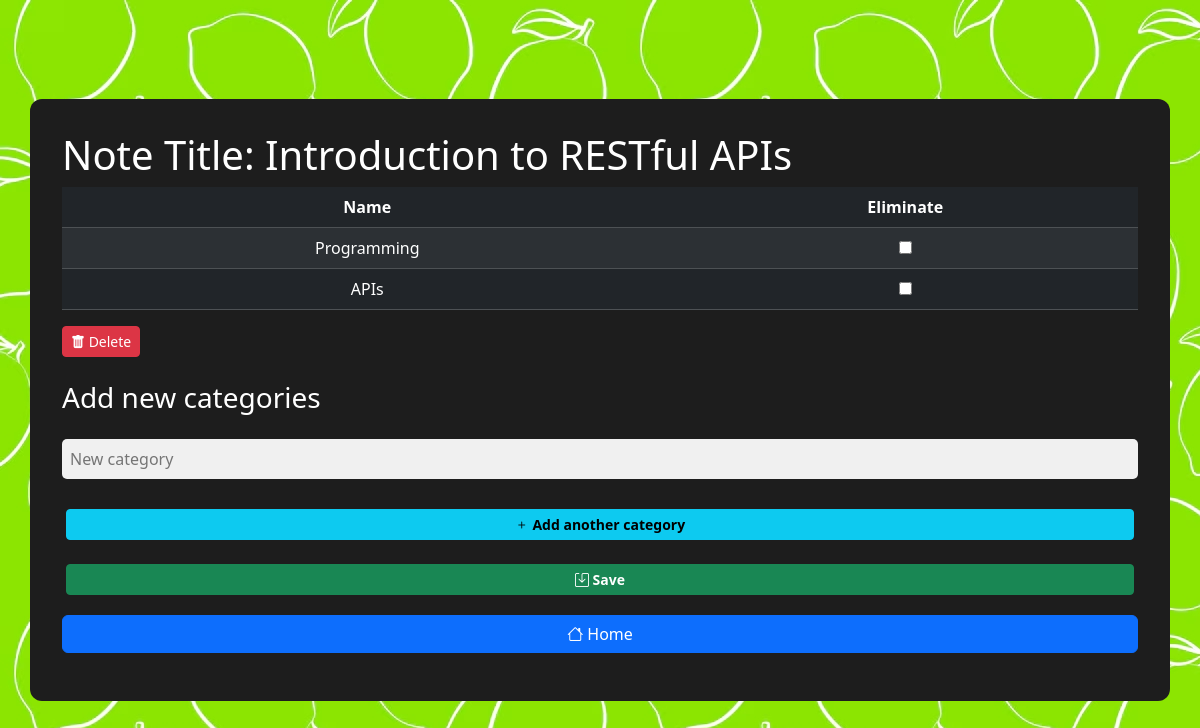
The app's page /list_categories/20/ (signed in) with its own data.
### backend/models.py (models this page shows, shortened)
class Note(models.Model):
    title = models.CharField(max_length=255)
    content = models.TextField()
    is_archived = models.BooleanField(default=False)
    created_at = models.DateTimeField(auto_now_add=True)
    updated_at = models.DateTimeField(auto_now=True)
    categories = models.ManyToManyField(Category, blank=True)
    user = models.ForeignKey(User, on_delete=models.CASCADE)

class Category(models.Model):
    name = models.CharField(max_length=100)

### backend/views.py (the view)
# urls.py: path('list_categories/<int:id>/', ListCategoriesView.as_view(), name='list_categories'),  # List categories of a note
@method_decorator(login_required, name='dispatch')
class ListCategoriesView(View):
    def get(self, request, id):
        note = get_note(id,request.user)
        return render(request, 'backend/list_categories.html', {'note':note,'categories': note.categories})

### backend/repositories.py (called while the page is built)
def note_by_id(note_id, user):
    return Note.objects.filter(id=note_id, user=user).first()

### backend/services.py (called while the page is built)
def get_note(note_id, user):
    note = note_by_id(note_id, user)
    if note:
        return note
    return None

### frontend/templates/backend/list_categories.html (shortened to what this page needs)
{% extends "backend/base.html" %}
{% block body %}
<div class="container">
<h1>Note Title: {{ note.title }}</h1>
<form method="post" action="{% url 'remove_categories' note.id %}">
<div class="table-responsive" style="max-height: 50vh; overflow-y: auto;">
    <table class="table table-dark table-striped table-hover align-middle text-center">
        <thead>
            <tr>
                <th>Name</th>
                <th>Eliminate</th>
            </tr>
        </thead>
        <tbody>
            {% for category in categories.all %}
                <tr>
                    <td>{{ category.name }}</td>
                    <td>
                        <input type="checkbox" name="remove_categories" value="{{ category.id }}">
                    </td>
                </tr>
            {% empty %}
                <tr><td colspan="3">Categories is empty</td></tr>
            {% endfor %}
        </tbody>
    </table>
</div>
    <button class="btn btn-danger btn-sm" type="submit"><i class="bi bi-trash-fill"></i> Delete</button>
</form>
<form method="post" action="{% url 'add_categories' note.id %}" class="styled-form">
    <h3>Add new categories</h3>
    <div id="new-categories">
        <input type="text" name="add_categories" placeholder="New category" style="margin-bottom: 10px;">
    </div>
    <button type="button" onclick="addCategoryField()" class="btn btn-info btn-sm m-1"><i class="bi bi-plus"></i> <strong>Add another category</strong></button>
    <button type="submit" class="btn btn-success btn-sm m-1"><i class="bi bi-save"></i> <strong> Save<strong></button>
    <p><a class="btn btn-primary" style="width:100%" href="{% url 'home' %}"><i class="bi bi-house"></i> Home</a></p>
</form>
</div>
{% endblock %}

### frontend/static/css/style.css (style rules this page uses)
body { margin: 0; padding: 0; background-image: url('../img/background.jpg'); min-height: 100vh; display: flex; justify-content: center; align-items: center; }
.container { background-color: #1d1d1d; color: white; padding: 2rem; margin: 1rem auto; border-radius: 12px; max-width: 95vw; }
.styled-form { display: flex; flex-direction: column; gap: 1rem; color: white; }
.styled-form input[type="text"], .styled-form textarea, .styled-form select { width: 100%; padding: 0.5rem; border: none; border-radius: 5px; background-color: #f0f0f0; color: #000; font-size: 1rem; }

### records on screen
Note: title "Introduction to RESTful APIs"
Category: name "Programming"
Category: name "APIs"
